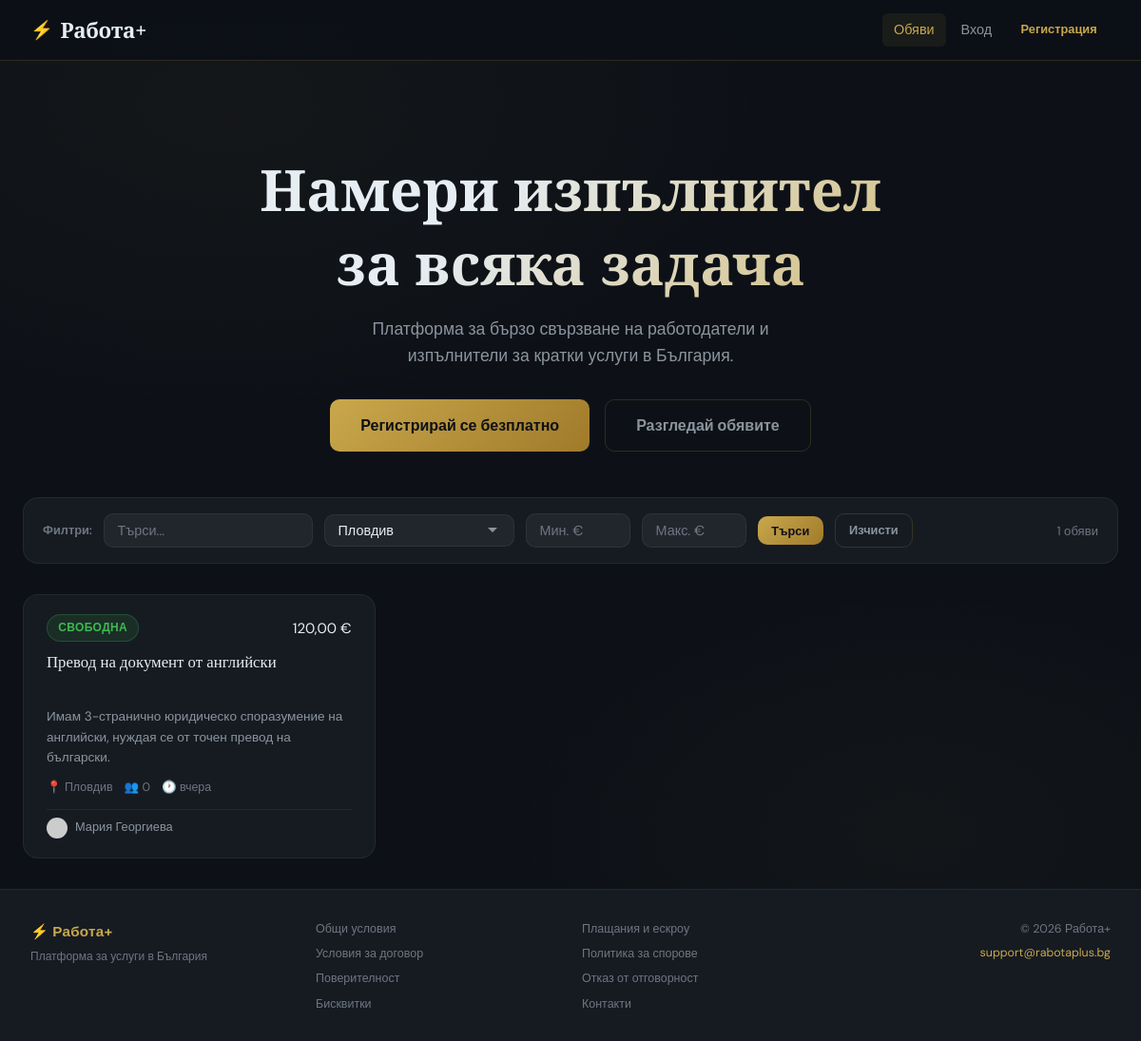
The app's page /index.php?city=Пловдив with its own data.
### tables this page shows
CREATE TABLE listings (
    id INT AUTO_INCREMENT PRIMARY KEY,
    employer_id INT NOT NULL,
    title VARCHAR(200) NOT NULL,
    description TEXT NOT NULL,
    budget DECIMAL(10,2) NOT NULL,
    city VARCHAR(100) DEFAULT NULL,
    neighborhood VARCHAR(100) DEFAULT NULL,
    status ENUM('open','closed','cancelled') DEFAULT 'open',
    selected_applicant_id INT DEFAULT NULL,
    created_at DATETIME DEFAULT CURRENT_TIMESTAMP,
    invoice_number VARCHAR(50) DEFAULT NULL,
    FOREIGN KEY (employer_id) REFERENCES users(id) ON DELETE CASCADE,
    FOREIGN KEY (selected_applicant_id) REFERENCES users(id) ON DELETE SET NULL
);

CREATE TABLE users (
    id INT AUTO_INCREMENT PRIMARY KEY,
    name VARCHAR(100) NOT NULL,
    email VARCHAR(150) UNIQUE NOT NULL,
    password VARCHAR(255) NOT NULL,
    avatar VARCHAR(255) DEFAULT NULL,
    bio TEXT DEFAULT NULL,
    city VARCHAR(100) DEFAULT NULL,
    neighborhood VARCHAR(100) DEFAULT NULL,
    balance DECIMAL(10,2) DEFAULT 0.00,
    role ENUM('user','admin') DEFAULT 'user',
    created_at DATETIME DEFAULT CURRENT_TIMESTAMP
);

### includes/functions.php (called while the page is built, shortened)
<?php
require_once __DIR__ . '/../config/db.php';
function auth(): ?array {
    if (!isset($_SESSION['user_id'])) return null;
    static $user = null;
    return $user;
}
function url(string $path = ''): string {
    return BASE_URL . '/' . ltrim($path, '/');
}
function h(mixed $s): string {
    return htmlspecialchars((string)($s ?? ''), ENT_QUOTES, 'UTF-8');
}
function bgCities(): array {
    return ['София','Пловдив','Варна','Бургас','Русе','Стара Загора','Плевен','Сливен','Добрич','Шумен',
            'Перник','Хасково','Ямбол','Пазарджик','Благоевград','Велико Търново','Враца','Габрово',
            'Видин','Монтана','Кърджали','Кюстендил','Ловеч','Търговище','Силистра'];
}
function timeAgo(string $datetime): string {
    $ts   = strtotime($datetime);
    $diff = time() - $ts;
    if ($diff < 172800) return 'вчера';
    return date('d.m.Y', $ts);
}
function formatMoney(float $amount): string {
    return number_format($amount, 2, ',', ' ') . ' €';
}
function avatarUrl(?string $avatar, string $name): string {
    return 'https://ui-avatars.com/api/?name=' . urlencode($name)
         . '&background=C9A84C&color=1a1a2e&bold=true&size=128&font-size=0.5';
}

### config/db.php (called while the page is built, shortened)
<?php
function db(): PDO {
    static $pdo = null;
    if ($pdo === null) {
        try {
            $pdo = new PDO(
                'mysql:host=' . DB_HOST . ';dbname=' . DB_NAME . ';charset=utf8mb4',
                DB_USER,
                DB_PASS,
                [
                    PDO::ATTR_ERRMODE => PDO::ERRMODE_EXCEPTION,
                    PDO::ATTR_DEFAULT_FETCH_MODE => PDO::FETCH_ASSOC,
                    PDO::ATTR_EMULATE_PREPARES => false,
                ]
            );
            $tz = date('P');
            $pdo->exec("SET time_zone = '$tz'");
            $pdo->exec("SET NAMES utf8mb4");
        } catch (PDOException $e) {
            die('<div style="padding:20px;font-family:sans-serif;color:red;">Грешка при свързване с базата данни: ' . htmlspecialchars($e->getMessage()) . '</div>');
        }
    }
    return $pdo;
}

### index.php (the view, shortened to what this page needs)
<?php
require_once __DIR__ . '/includes/functions.php';
$city   = $_GET['city']   ?? '';
$search = $_GET['s']      ?? '';
$minB   = $_GET['min']    ?? '';
$maxB   = $_GET['max']    ?? '';
$params = [];
$where  = ["l.status = 'open'"];
if ($city)   { $where[] = 'l.city = ?'; $params[] = $city; }
$sql = 'SELECT l.*, u.name AS employer_name, u.avatar AS employer_avatar,
    (SELECT COUNT(*) FROM applications a WHERE a.listing_id = l.id) AS app_count
    FROM listings l JOIN users u ON l.employer_id = u.id
    WHERE ' . implode(' AND ', $where) . ' ORDER BY l.created_at DESC';
$st = db()->prepare($sql);
$st->execute($params);
$listings = $st->fetchAll();
require_once __DIR__ . '/includes/header.php';
?>
<div class="fade-in">
<?php if (!$user): ?>
<div class="hero">
    <h1>Намери изпълнител<br>за всяка задача</h1>
    <p>Платформа за бързо свързване на работодатели и изпълнители за кратки услуги в България.</p>
    <div style="display:flex;gap:1rem;justify-content:center;flex-wrap:wrap;">
        <a href="<?= url('auth/register.php') ?>" class="btn btn-primary btn-lg">Регистрирай се безплатно</a>
        <a href="#listings" class="btn btn-outline btn-lg">Разгледай обявите</a>
    </div>
</div>
<?php endif; ?>
<form method="get" id="listings">
<div class="filters-bar">
    <span class="filter-label">Филтри:</span>
    <input type="text" name="s" class="form-control" placeholder="Търси..." value="<?= h($search) ?>" style="max-width:220px;">
    <select name="city" class="form-control">
        <?php foreach (bgCities() as $c): ?>
            <option value="<?= h($c) ?>" <?= $city===$c?'selected':'' ?>><?= h($c) ?></option>
        <?php endforeach; ?>
    </select>
    <input type="number" name="min" class="form-control" placeholder="Мин. €" value="<?= h($minB) ?>" min="0" style="max-width:110px;">
    <input type="number" name="max" class="form-control" placeholder="Макс. €" value="<?= h($maxB) ?>" min="0" style="max-width:110px;">
    <button type="submit" class="btn btn-primary btn-sm">Търси</button>
    <?php if ($city || $search || $minB || $maxB): ?>
        <a href="<?= url('index.php') ?>" class="btn btn-outline btn-sm">Изчисти</a>
    <?php endif; ?>
    <span style="margin-left:auto;font-size:0.82rem;color:var(--text-dim);"><?= count($listings) ?> обяви</span>
</div>
</form>
<?php if (empty($listings)): ?>
    <div class="empty-state">
        <span class="empty-state-icon">🔍</span>
        <h3>Няма намерени обяви</h3>
    </div>
<?php else: ?>
<div class="listings-grid">
    <?php foreach ($listings as $l): ?>
    <a href="<?= url('listings/view.php?id='.$l['id']) ?>" class="listing-card">
        <div class="lc-top">
            <span class="pill pill-open">Свободна</span>
            <span class="listing-budget"><?= formatMoney($l['budget']) ?></span>
        </div>
        <div class="lc-title"><?= h($l['title']) ?></div>
        <div class="lc-desc"><?= h($l['description']) ?></div>
        <div class="lc-meta">
            <?php if ($l['city']): ?>
                <span>📍 <?= h($l['city']) ?><?= $l['neighborhood'] ? ', '.h($l['neighborhood']) : '' ?></span>
            <?php endif; ?>
            <span>👥 <?= $l['app_count'] ?></span>
            <span>🕐 <span class="time-ago-live" data-created="<?= h($l['created_at']) ?>"><?= timeAgo($l['created_at']) ?></span></span>
        </div>
        <div class="lc-employer">
            <img src="<?= avatarUrl($l['employer_avatar'], $l['employer_name']) ?>" alt="">
            <span><?= h($l['employer_name']) ?></span>
        </div>
    </a>
    <?php endforeach; ?>
</div>
<?php endif; ?>
</div>
<?php require_once __DIR__ . '/includes/footer.php'; ?>

### records on screen
listings: budget "120,00 €", title "Превод на документ от английски", description "Имам 3-странично юридическо споразумение на английски, нуждая се от точен превод на български.", city "Пловдив", app_count "0", created_at "вчера", employer.name "Мария Георгиева"

### other values on screen
SITE_NAME "Работа+"
count($listings) "1"
form field city "Пловдив"
